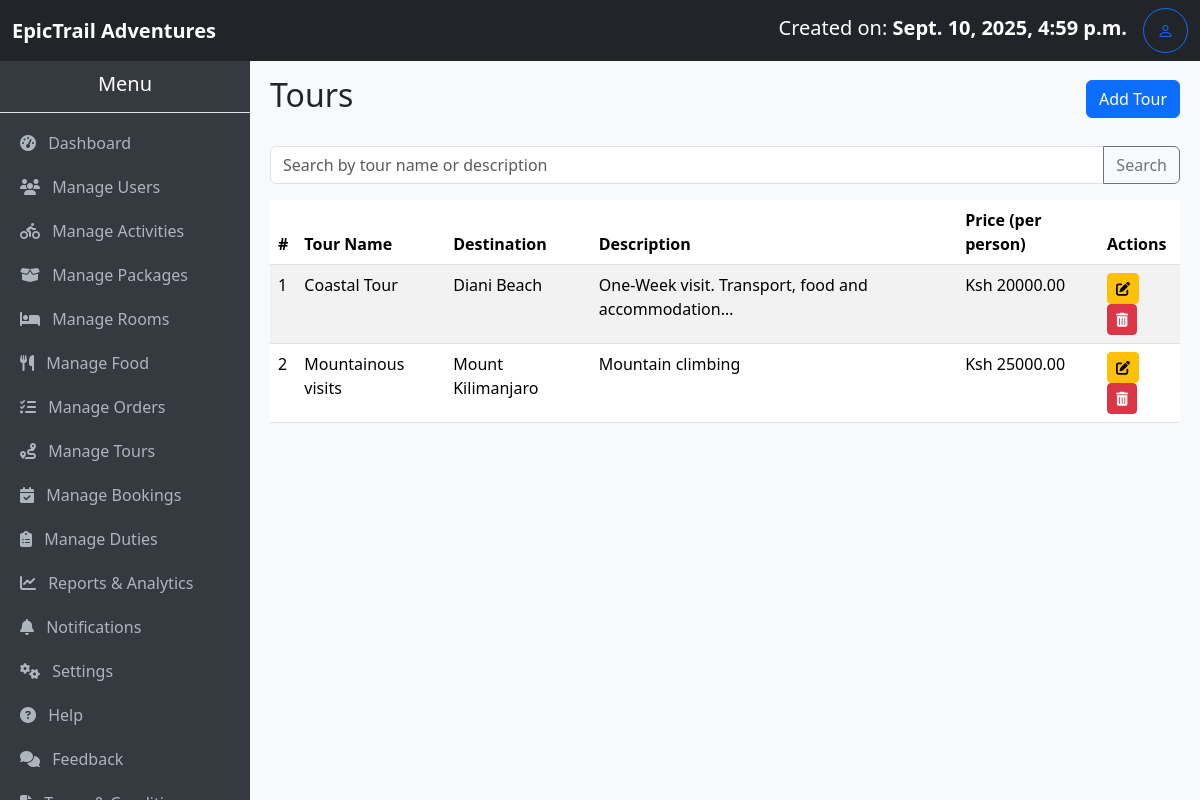
Page /tours/ (signed in) on the committed database.
### myApp/models.py (models this page shows, shortened)
class Tour(models.Model):
    name = models.CharField(max_length=100)
    destination = models.CharField(max_length=100, null=True)
    description = models.TextField()
    price_per_person = models.DecimalField(max_digits=10, decimal_places=2)
    image = models.ImageField(upload_to='room_images/', blank=True, null=True)

### myApp/views.py (the view)
# urls.py: path('tours/', views.tours, name='tours'),
@login_required
@user_passes_test(lambda u: u.is_staff or u.is_superuser)
def tours(request):
    tours = Tour.objects.all()
    return render(request, 'tours.html', {'tours': tours})

### myApp/context_processors.py (called while the page is built)
def total_users(request):
    return {'total_users': User.objects.count()}

def total_bookings(request):
    return {'total_bookings': Booking.objects.count()}

def total_amount(request):
    total = 0
    if request.user.is_authenticated:
        bookings = Booking.objects.all()#filter(user=request.user)
        total = sum(booking.amount_required for booking in bookings)
    return {'total_amount': total}

def total_cost(request):
    if not request.user.is_authenticated:
        return {
            'user_bookings': [],
            'user_total_amount': 0,
        }
    bookings = Booking.objects.filter(user=request.user).prefetch_related(
        'activities', 'packages', 'rooms', 'food', 'tours'
    )
    total_amount = sum(b.amount_required for b in bookings)
    return {
        'user_bookings': bookings,
        'user_total_amount': total_amount,
    }

### myApp/models.py (called while the page is built)
    @property
    def nights_spent(self):
        if self.check_in and self.check_out:
            nights = (self.check_out - self.check_in).days
            return nights if nights > 0 else 1  # Minimum of 1 night for same-day bookings
        return 1

### myApp/templates/tours.html
{% extends 'base.admin.html' %} {% block title %}Tours{% endblock %} {% block content %}
<div class="d-flex justify-content-between align-items-center mb-4">
    <h2>Tours</h2>
    <a href="{% url 'add_tour' %}" class="btn btn-primary">Add Tour</a>
</div>
<form method="GET" class="mb-3">
    <div class="input-group">
        <input type="text" name="q" value="{{ request.GET.q }}" class="form-control" placeholder="Search by tour name or description">
        <button class="btn btn-outline-secondary" type="submit">Search</button>
    </div>
</form>
{% if tours %}
<table class="table table-striped">
    <thead>
        <tr>
            <th>#</th>
            <th>Tour Name</th>
            <th>Destination</th>
            <th>Description</th>
            <th>Price (per person)</th>
            <th>Actions</th>
        </tr>
    </thead>
    <tbody>
        {% for tour in tours %}
        <tr>
            <td>{{ forloop.counter }}</td>
            <td>{{ tour.name }}</td>
            <td>{{ tour.destination }}</td>
            <td>{{ tour.description|truncatechars:50 }}</td>
            <td>Ksh {{ tour.price_per_person }}</td>
            <td>
                <a href="{% url 'edit_tour' tour.id %}" class="btn btn-warning btn-sm"><i class="fas fa-edit"></i></a>
                <a href="{% url 'delete_tour' tour.id %}" class="btn btn-danger btn-sm" onclick="return confirm('Are you sure you want to delete this activity?')">
                    <i class="fas fa-trash-alt"></i>
                </a>
            </td>
        </tr>
        {% endfor %}
    </tbody>
</table>
{% else %}
<p class="text-muted">No tours available. Click "Add Tour" to create one.</p>
{% endif %} {% endblock %}

### myApp/templates/base.admin.html (shortened to what this page needs)
<!DOCTYPE html>
<html lang="en">
<head>
    <link href="https://cdn.jsdelivr.net/npm/bootstrap@5.3.3/dist/css/bootstrap.min.css" rel="stylesheet">
    <link rel="stylesheet" href="https://cdn.jsdelivr.net/npm/bootstrap-icons@1.11.3/font/bootstrap-icons.css">
    <link rel="stylesheet" href="https://cdnjs.cloudflare.com/ajax/libs/font-awesome/6.5.2/css/all.min.css">
</head>
<body>
    <nav class="navbar navbar-expand-lg navbar-dark bg-dark">
        <div class="container-fluid">
            <a class="navbar-brand" href="#"><strong>EpicTrail Adventures</strong></a>
            <div class="d-flex">
                <a class="navbar-brand" href="#"> Created on: <strong>{{ user.date_joined }}</strong></a>
                <a href="#" class="btn btn-outline-primary rounded-circle d-flex align-items-center justify-content-center" style="width: 45px; height: 45px;" title="Manage Profile">
                    <i class="bi bi-person"></i>
                </a>
            </div>
        </div>
    </nav>
    <div class="sidebar">
        <h5 class="text-center py-3 border-bottom">Menu</h5>
        <a href="{% url 'admin_dashboard' %}"><i class="fas fa-tachometer-alt me-2"></i> Dashboard</a>
        <a href="{% url 'users' %}"><i class="fas fa-users me-2"></i> Manage Users</a>
        <a href="{% url 'activity_list' %}"><i class="fas fa-biking me-2"></i> Manage Activities</a>
        <a href="{% url 'list_packages' %}"><i class="fas fa-box-open me-2"></i> Manage Packages</a>
        <a href="{% url 'list_rooms' %}"><i class="fas fa-bed me-2"></i> Manage Rooms</a>
        <a href="{% url 'food_list' %}"><i class="fas fa-utensils me-2"></i> Manage Food</a>
        <a href="{% url 'manage_orders' %}"><i class="fas fa-tasks me-2"></i> Manage Orders</a>
        <a href="{% url 'tours' %}"><i class="fas fa-route me-2"></i> Manage Tours</a>
        <a href="{% url 'booking_list' %}"><i class="fas fa-calendar-check me-2"></i> Manage Bookings</a>
        <a href="{% url 'duties' %}"><i class="fas fa-clipboard-list me-2"></i> Manage Duties</a>
        <a href="{% url 'reports_analytics' %}"><i class="fas fa-chart-line me-2"></i> Reports & Analytics</a>
        <a href="{% url 'notifications' %}"><i class="fas fa-bell me-2"></i> Notifications</a>
        <a href="{% url 'system_settings' %}"><i class="fas fa-cogs me-2"></i> Settings</a>
        <a href="#"><i class="fas fa-question-circle me-2"></i> Help</a>
        <a href="#"><i class="fas fa-comments me-2"></i> Feedback</a>
        <a href="#"><i class="fas fa-file-alt me-2"></i> Terms & Conditions</a>
    </div>
    <div class="content">
        {% block content %}{% endblock %}
    </div>
</body>
</html>

### myApp/templates/base.admin.html (style rules this page uses)
body { margin: 0; padding: 0; }
.navbar { position: fixed; top: 0; left: 0; width: 100%; z-index: 1030; }
.sidebar { position: fixed; top: 56px; left: 0; width: 250px; height: calc(100vh - 56px); background-color: #343a40; color: #fff; overflow-y: auto; }
.sidebar a { color: #adb5bd; text-decoration: none; display: block; padding: 10px 20px; }
.content { margin-top: 56px; margin-left: 250px; padding: 20px; background-color: #f8f9fa; min-height: calc(100vh - 56px); }

### rows in the picture
Tour: name "Coastal Tour", destination "Diani Beach", description "One-Week visit. Transport, food and accommodation…", price_per_person "20000.00"
Tour: name "Mountainous visits", destination "Mount Kilimanjaro", description "Mountain climbing", price_per_person "25000.00"

### other values in the picture
{{ user.date_joined }} "Sept. 10, 2025, 4:59 p.m."
